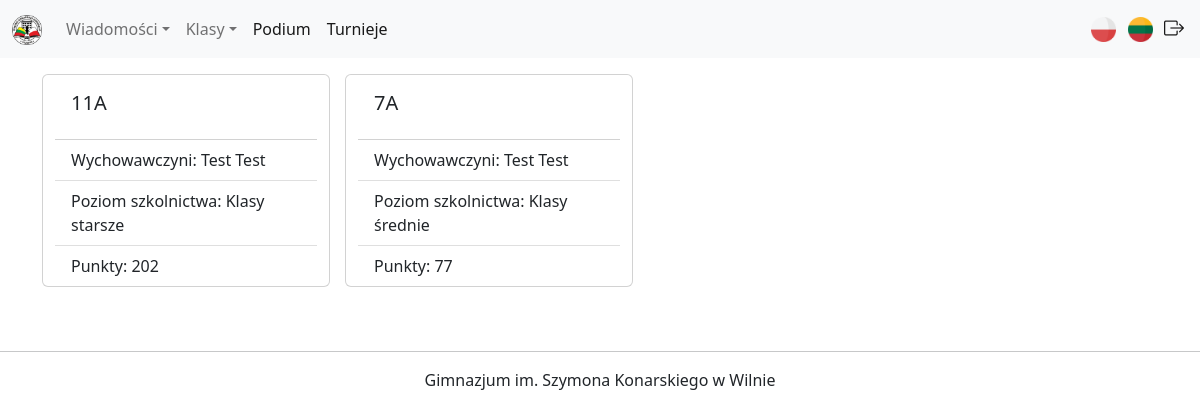
The app's page /pl/school/classes with its own data.
### points/models.py (models this page shows, shortened)
class Classes(models.Model):
    SCHOOL_LETTER_CHOICES = [
        ("A", "A"),
        ("B", "B"),
        ("C", "C"),
        ("D", "D"),
        ("E", "E"),
    ]
    SCHOOL_LEVEL_CHOICES = [
        (_("Klasy początkowe"), _("Klasy początkowe")),
        (_("Klasy średnie"), _("Klasy średnie")),
        (_("Klasy starsze"), _("Klasy starsze")),
    ]
    class_number = models.PositiveSmallIntegerField(verbose_name=_("Numer klasy"),
        validators=[MinValueValidator(1), MaxValueValidator(12)], null=False
    )
    class_letter = models.CharField(verbose_name=_("Litera klasy"),
        max_length=1, choices=SCHOOL_LETTER_CHOICES, default="A"
    )
    class_school_level = models.CharField(_("Poziom szkolnictwa"),
        max_length=16, choices=SCHOOL_LEVEL_CHOICES, default="Klasy średnie"
    )
    class_teacher_name = models.CharField(verbose_name=_("Imię wychowawczyni"), max_length=20)
    class_teacher_surname = models.CharField(verbose_name=_("Nazwisko wychowawczyni"), max_length=20)
    class_points = models.PositiveSmallIntegerField(verbose_name=_("Punkty"),
        validators=[MinValueValidator(0), MaxValueValidator(999)], null=False,
        default=0
    )

### points/views.py (the view)
# urls.py: path("school/classes", views.ClassesList.as_view(), name="classes"),
class ClassesList(ListView):
    template_name = "classes_list.html"
    model = Classes
    context_object_name = "classes"

### points/templates/classes_list.html (shortened to what this page needs)
{% extends "base.html" %}
{% load static %}
{% load i18n %}
{% block content %}
<div class="container">
    <div class="row">
        {% for class in classes %}
            <div class="card mb-3" style="width: 18rem; margin-right: 15px;">
                <div class="card-body">
                    <h5 class="card-title">{{ class.class_number }}{{ class.class_letter | capfirst }}</h5>
                </div>
                <ul class="list-group list-group-flush">
                    <li class="list-group-item">{% trans "Wychowawczyni:" %} {{ class.class_teacher_name | title }} {{ class.class_teacher_surname | title }}</li>
                    <li class="list-group-item">{% trans "Poziom szkolnictwa:" %} {{ class.class_school_level }}</li>
                    <li class="list-group-item">{% trans "Punkty:" %} {{ class.class_points }}</li>
                </ul>
            </div>
        {% endfor %}
    </div>
</div>
{% endblock %}

### static/styles.css (style rules this page uses)
body { overflow-x: hidden; }

### records on screen
Classes: class_number "11", class_letter "A", class_teacher_name "Test", class_teacher_surname "Test", class_school_level "Klasy starsze", class_points "202"
Classes: class_number "7", class_letter "A", class_teacher_name "Test", class_teacher_surname "Test", class_school_level "Klasy średnie", class_points "77"
